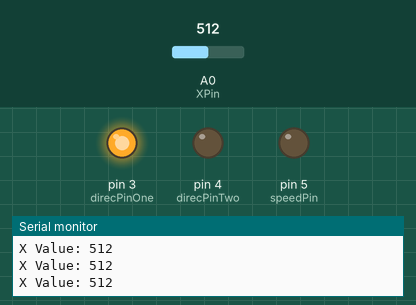
Bench run of a sketch on a simulated Arduino Uno, built with avr-gcc and run on an emulated ATmega328P. On the bench: output pins drawn as LEDs (lit = HIGH), the last lines printed to the serial monitor. The test bench sets the inputs (shaded band); at power-on: A0 (XPin) = 512.

Above: at 1.2 s.
1.3 s: A0 (XPin) set to 510
At 2.3 s:
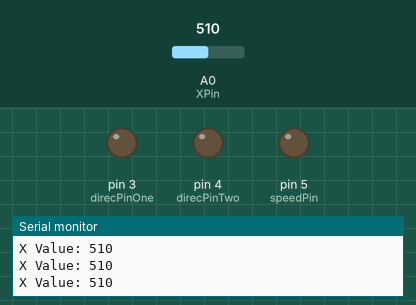
3.3 s: A0 (XPin) set to 490
At 4.8 s:
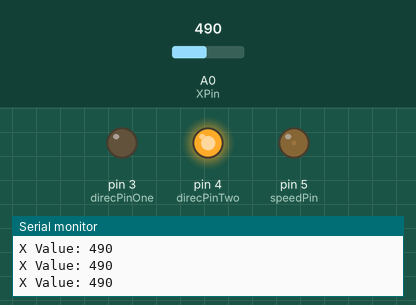
5.1 s: A0 (XPin) set to 520
At 6.4 s:
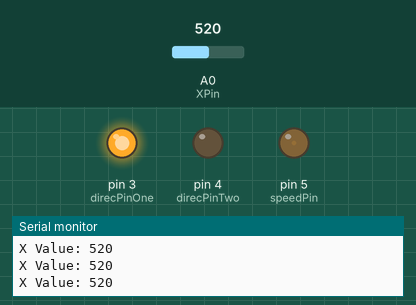
6.9 s: A0 (XPin) set to 716
At 7.9 s:
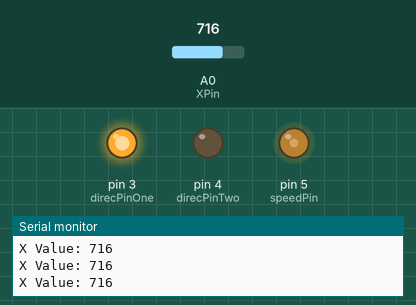
8.7 s: A0 (XPin) set to 900
At 9.3 s:
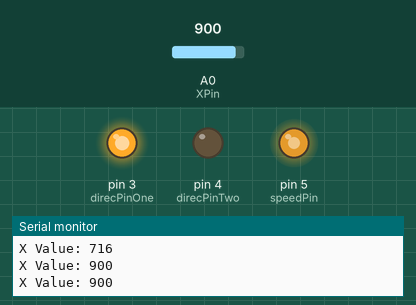
10.5 s: A0 (XPin) set to 306
At 12.0 s:
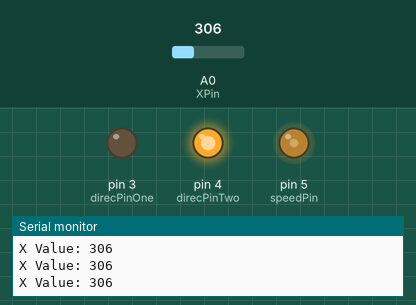
Timing chart, 0 to 13.3 s (numbered marks = the images above; inputs shaded):
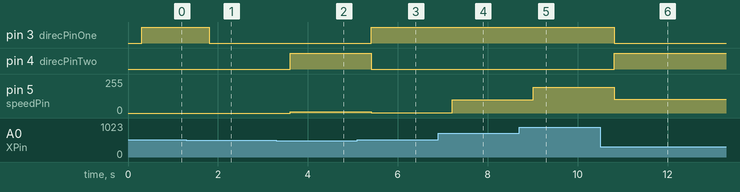

Measured:
- the behaviour switches between 511 and 510 on A0 (XPin) (found by bisection; images 0 and 1)
- after the input at 1.3 s, pin 3 (direcPinOne): HIGH → LOW after 0.50 s
- after the input at 3.3 s, pin 4 (direcPinTwo): LOW → HIGH after 0.30 s; pin 5 (speedPin): 0/255 → 10/255 after 0.30 s
- after the input at 5.1 s, pin 3 (direcPinOne): LOW → HIGH after 0.31 s; pin 4 (direcPinTwo): HIGH → LOW after 0.31 s; pin 5 (speedPin): 10/255 → 3/255 after 0.31 s
- after the input at 6.9 s, pin 5 (speedPin): 3/255 → 101/255 after 0.31 s
- after the input at 8.7 s, pin 5 (speedPin): 101/255 → 193/255 after 0.31 s
- after the input at 10.5 s, pin 3 (direcPinOne): HIGH → LOW after 0.31 s; pin 4 (direcPinTwo): LOW → HIGH after 0.31 s; pin 5 (speedPin): 193/255 → 102/255 after 0.31 s

The sketch:

MotroControlJoyStick.ino
```cpp
int speedPin = 5;
int direcPinOne = 3;
int direcPinTwo = 4;
int mSpeed = 255;
int XPin = A0, YPin = A1;
int XValue, YValue;
int dt = 300;
void setup() {
  // put your setup code here, to run once:
  pinMode(speedPin, OUTPUT);
  pinMode(direcPinOne, OUTPUT);
  pinMode(direcPinTwo, OUTPUT);
  pinMode(XPin, INPUT);
  pinMode(YPin, INPUT);
  Serial.begin(9600);
}

void loop() {
  // put your main code here, to run repeatedly:
  XValue = analogRead(XPin);
  Serial.print("X Value: ");
  Serial.println(XValue);
  delay(dt);

  if (XValue >= 500 && XValue <= 510) {
    digitalWrite(direcPinOne, LOW);
    digitalWrite(direcPinTwo, LOW);
    analogWrite(speedPin, 0);
  }
  else if (XValue >= 510) {
  digitalWrite(direcPinOne, HIGH);
  digitalWrite(direcPinTwo, LOW);
  mSpeed = (255./512.)*XValue -255.;
  analogWrite(speedPin, mSpeed);
  }
  else {
  digitalWrite(direcPinOne, LOW);
  digitalWrite(direcPinTwo, HIGH);
  mSpeed = -255./512. *XValue +255.;
  analogWrite(speedPin, mSpeed);
  }
}
```
